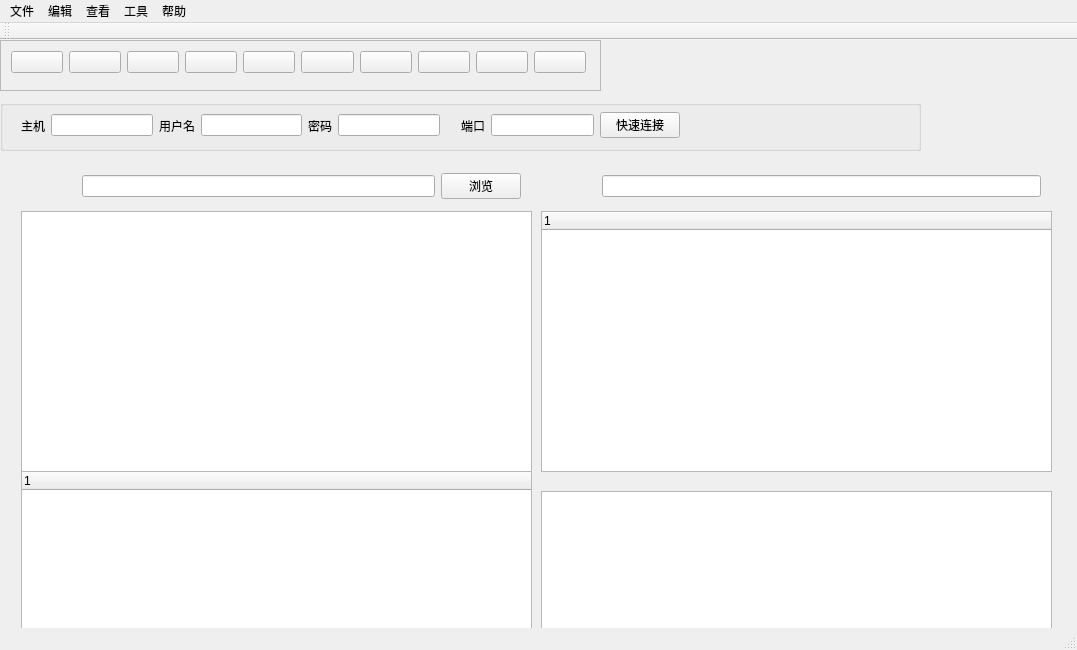
<?xml version="1.0" encoding="UTF-8"?>
<ui version="4.0">
 <class>MainWindow</class>
 <widget class="QMainWindow" name="MainWindow">
  <property name="windowModality">
   <enum>Qt::WindowModal</enum>
  </property>
  <property name="geometry">
   <rect>
    <x>0</x>
    <y>0</y>
    <width>1077</width>
    <height>650</height>
   </rect>
  </property>
  <property name="windowTitle">
   <string>MainWindow</string>
  </property>
  <property name="layoutDirection">
   <enum>Qt::LeftToRight</enum>
  </property>
  <widget class="QWidget" name="centralWidget">
   <property name="layoutDirection">
    <enum>Qt::LeftToRight</enum>
   </property>
   <widget class="QFrame" name="frame">
    <property name="geometry">
     <rect>
      <x>0</x>
      <y>0</y>
      <width>601</width>
      <height>51</height>
     </rect>
    </property>
    <property name="frameShape">
     <enum>QFrame::StyledPanel</enum>
    </property>
    <property name="frameShadow">
     <enum>QFrame::Raised</enum>
    </property>
    <widget class="QWidget" name="horizontalLayoutWidget">
     <property name="geometry">
      <rect>
       <x>0</x>
       <y>0</y>
       <width>597</width>
       <height>44</height>
      </rect>
     </property>
     <layout class="QHBoxLayout" name="horizontalLayout">
      <item>
       <widget class="QPushButton" name="mSiteManager">
        <property name="toolTip">
         <string>站点管理</string>
        </property>
        <property name="statusTip">
         <string>站点管理</string>
        </property>
        <property name="layoutDirection">
         <enum>Qt::LeftToRight</enum>
        </property>
        <property name="autoFillBackground">
         <bool>false</bool>
        </property>
        <property name="text">
         <string/>
        </property>
        <property name="icon">
         <iconset resource="ftp.qrc">
          <normaloff>:/images/star.png</normaloff>:/images/star.png</iconset>
        </property>
        <property name="iconSize">
         <size>
          <width>32</width>
          <height>32</height>
         </size>
        </property>
       </widget>
      </item>
      <item>
       <widget class="QPushButton" name="mDisconnect">
        <property name="statusTip">
         <string>断开连接</string>
        </property>
        <property name="text">
         <string/>
        </property>
        <property name="icon">
         <iconset resource="ftp.qrc">
          <normaloff>:/images/button-cross.png</normaloff>:/images/button-cross.png</iconset>
        </property>
        <property name="iconSize">
         <size>
          <width>32</width>
          <height>32</height>
         </size>
        </property>
       </widget>
      </item>
      <item>
       <widget class="QPushButton" name="mReconnect">
        <property name="statusTip">
         <string>重新连接 </string>
        </property>
        <property name="text">
         <string/>
        </property>
        <property name="icon">
         <iconset resource="ftp.qrc">
          <normaloff>:/images/button-shuffle.png</normaloff>:/images/button-shuffle.png</iconset>
        </property>
        <property name="iconSize">
         <size>
          <width>32</width>
          <height>32</height>
         </size>
        </property>
       </widget>
      </item>
      <item>
       <widget class="QPushButton" name="mDownload">
        <property name="statusTip">
         <string>下载文件</string>
        </property>
        <property name="text">
         <string/>
        </property>
        <property name="icon">
         <iconset resource="ftp.qrc">
          <normaloff>:/images/inbox.png</normaloff>:/images/inbox.png</iconset>
        </property>
        <property name="iconSize">
         <size>
          <width>32</width>
          <height>32</height>
         </size>
        </property>
       </widget>
      </item>
      <item>
       <widget class="QPushButton" name="mUpload">
        <property name="statusTip">
         <string>上传文件</string>
        </property>
        <property name="text">
         <string/>
        </property>
        <property name="icon">
         <iconset resource="ftp.qrc">
          <normaloff>:/images/outbox.png</normaloff>:/images/outbox.png</iconset>
        </property>
        <property name="iconSize">
         <size>
          <width>32</width>
          <height>32</height>
         </size>
        </property>
       </widget>
      </item>
      <item>
       <widget class="QPushButton" name="mstart">
        <property name="statusTip">
         <string>开始下载</string>
        </property>
        <property name="text">
         <string/>
        </property>
        <property name="icon">
         <iconset resource="ftp.qrc">
          <normaloff>:/images/button-play.png</normaloff>:/images/button-play.png</iconset>
        </property>
        <property name="iconSize">
         <size>
          <width>32</width>
          <height>32</height>
         </size>
        </property>
       </widget>
      </item>
      <item>
       <widget class="QPushButton" name="mPause">
        <property name="statusTip">
         <string>暂停下载</string>
        </property>
        <property name="text">
         <string/>
        </property>
        <property name="icon">
         <iconset resource="ftp.qrc">
          <normaloff>:/images/button-pause.png</normaloff>:/images/button-pause.png</iconset>
        </property>
        <property name="iconSize">
         <size>
          <width>32</width>
          <height>32</height>
         </size>
        </property>
       </widget>
      </item>
      <item>
       <widget class="QPushButton" name="mRefresh">
        <property name="statusTip">
         <string>刷新界面</string>
        </property>
        <property name="text">
         <string/>
        </property>
        <property name="icon">
         <iconset resource="ftp.qrc">
          <normaloff>:/images/button-synchronize.png</normaloff>:/images/button-synchronize.png</iconset>
        </property>
        <property name="iconSize">
         <size>
          <width>32</width>
          <height>32</height>
         </size>
        </property>
       </widget>
      </item>
      <item>
       <widget class="QPushButton" name="mSetting">
        <property name="statusTip">
         <string>软件设置</string>
        </property>
        <property name="text">
         <string/>
        </property>
        <property name="icon">
         <iconset resource="ftp.qrc">
          <normaloff>:/images/gear.png</normaloff>:/images/gear.png</iconset>
        </property>
        <property name="iconSize">
         <size>
          <width>32</width>
          <height>32</height>
         </size>
        </property>
       </widget>
      </item>
      <item>
       <widget class="QPushButton" name="mAbout">
        <property name="statusTip">
         <string>关于我们</string>
        </property>
        <property name="text">
         <string/>
        </property>
        <property name="icon">
         <iconset resource="ftp.qrc">
          <normaloff>:/images/question.png</normaloff>:/images/question.png</iconset>
        </property>
        <property name="iconSize">
         <size>
          <width>32</width>
          <height>32</height>
         </size>
        </property>
       </widget>
      </item>
     </layout>
    </widget>
   </widget>
   <widget class="QGroupBox" name="mGroupBox">
    <property name="geometry">
     <rect>
      <x>0</x>
      <y>60</y>
      <width>921</width>
      <height>51</height>
     </rect>
    </property>
    <property name="title">
     <string/>
    </property>
    <widget class="QWidget" name="horizontalLayoutWidget_4">
     <property name="geometry">
      <rect>
       <x>10</x>
       <y>0</y>
       <width>441</width>
       <height>51</height>
      </rect>
     </property>
     <layout class="QHBoxLayout" name="horizontalLayout_7">
      <property name="spacing">
       <number>3</number>
      </property>
      <item>
       <layout class="QHBoxLayout" name="horizontalLayout_4">
        <property name="sizeConstraint">
         <enum>QLayout::SetFixedSize</enum>
        </property>
        <item>
         <layout class="QHBoxLayout" name="horizontalLayout_2">
          <property name="sizeConstraint">
           <enum>QLayout::SetFixedSize</enum>
          </property>
          <item>
           <widget class="QLabel" name="label_2">
            <property name="text">
             <string>主机</string>
            </property>
           </widget>
          </item>
          <item>
           <widget class="QLineEdit" name="mHost"/>
          </item>
         </layout>
        </item>
        <item>
         <widget class="QLabel" name="label_3">
          <property name="text">
           <string>用户名</string>
          </property>
         </widget>
        </item>
        <item>
         <widget class="QLineEdit" name="mUser">
          <property name="echoMode">
           <enum>QLineEdit::Password</enum>
          </property>
         </widget>
        </item>
        <item>
         <layout class="QHBoxLayout" name="horizontalLayout_9">
          <item>
           <widget class="QLabel" name="label">
            <property name="text">
             <string>密码</string>
            </property>
           </widget>
          </item>
          <item>
           <widget class="QLineEdit" name="mPassword"/>
          </item>
         </layout>
        </item>
       </layout>
      </item>
     </layout>
    </widget>
    <widget class="QWidget" name="horizontalLayoutWidget_7">
     <property name="geometry">
      <rect>
       <x>450</x>
       <y>0</y>
       <width>241</width>
       <height>51</height>
      </rect>
     </property>
     <layout class="QHBoxLayout" name="horizontalLayout_10">
      <item>
       <widget class="QLabel" name="label_4">
        <property name="text">
         <string>端口</string>
        </property>
       </widget>
      </item>
      <item>
       <widget class="QLineEdit" name="mPort"/>
      </item>
      <item>
       <widget class="QPushButton" name="mQuickConnection">
        <property name="text">
         <string>快速连接</string>
        </property>
       </widget>
      </item>
     </layout>
    </widget>
   </widget>
   <widget class="QWidget" name="horizontalLayoutWidget_5">
    <property name="geometry">
     <rect>
      <x>10</x>
      <y>110</y>
      <width>1091</width>
      <height>501</height>
     </rect>
    </property>
    <layout class="QHBoxLayout" name="horizontalLayout_3">
     <item>
      <widget class="QWidget" name="widget_2" native="true">
       <widget class="QWidget" name="horizontalLayoutWidget_2">
        <property name="geometry">
         <rect>
          <x>50</x>
          <y>0</y>
          <width>461</width>
          <height>51</height>
         </rect>
        </property>
        <layout class="QHBoxLayout" name="horizontalLayout_6">
         <item>
          <widget class="QLineEdit" name="mDir"/>
         </item>
         <item>
          <widget class="QPushButton" name="mBrowse">
           <property name="text">
            <string>浏览</string>
           </property>
          </widget>
         </item>
        </layout>
       </widget>
       <widget class="QWidget" name="widget_3" native="true">
        <property name="geometry">
         <rect>
          <x>520</x>
          <y>0</y>
          <width>511</width>
          <height>311</height>
         </rect>
        </property>
        <widget class="QWidget" name="horizontalLayoutWidget_8">
         <property name="geometry">
          <rect>
           <x>50</x>
           <y>0</y>
           <width>461</width>
           <height>51</height>
          </rect>
         </property>
         <layout class="QHBoxLayout" name="horizontalLayout_11">
          <item>
           <widget class="QLineEdit" name="mWebDir"/>
          </item>
         </layout>
        </widget>
        <widget class="QTreeWidget" name="mWebFileList">
         <property name="geometry">
          <rect>
           <x>0</x>
           <y>50</y>
           <width>511</width>
           <height>261</height>
          </rect>
         </property>
         <column>
          <property name="text">
           <string notr="true">1</string>
          </property>
         </column>
        </widget>
        <widget class="QLabel" name="label_7">
         <property name="geometry">
          <rect>
           <x>-10</x>
           <y>0</y>
           <width>61</width>
           <height>51</height>
          </rect>
         </property>
         <property name="text">
          <string/>
         </property>
         <property name="pixmap">
          <pixmap resource="ftp.qrc">:/images/web.png</pixmap>
         </property>
        </widget>
       </widget>
       <widget class="QTreeWidget" name="mDetailed">
        <property name="geometry">
         <rect>
          <x>0</x>
          <y>310</y>
          <width>511</width>
          <height>191</height>
         </rect>
        </property>
        <column>
         <property name="text">
          <string notr="true">1</string>
         </property>
        </column>
       </widget>
       <widget class="QTextEdit" name="mLog">
        <property name="geometry">
         <rect>
          <x>520</x>
          <y>330</y>
          <width>511</width>
          <height>171</height>
         </rect>
        </property>
       </widget>
       <widget class="QTreeView" name="mLocalFileList">
        <property name="geometry">
         <rect>
          <x>0</x>
          <y>50</y>
          <width>511</width>
          <height>261</height>
         </rect>
        </property>
       </widget>
       <widget class="QLabel" name="label_5">
        <property name="geometry">
         <rect>
          <x>-10</x>
          <y>-10</y>
          <width>61</width>
          <height>61</height>
         </rect>
        </property>
        <property name="baseSize">
         <size>
          <width>32</width>
          <height>32</height>
         </size>
        </property>
        <property name="text">
         <string/>
        </property>
        <property name="pixmap">
         <pixmap resource="ftp.qrc">:/images/folder.png</pixmap>
        </property>
       </widget>
      </widget>
     </item>
    </layout>
   </widget>
  </widget>
  <widget class="QToolBar" name="mainToolBar">
   <attribute name="toolBarArea">
    <enum>TopToolBarArea</enum>
   </attribute>
   <attribute name="toolBarBreak">
    <bool>false</bool>
   </attribute>
  </widget>
  <widget class="QStatusBar" name="statusBar"/>
  <widget class="QMenuBar" name="menuBar">
   <property name="geometry">
    <rect>
     <x>0</x>
     <y>0</y>
     <width>1077</width>
     <height>25</height>
    </rect>
   </property>
   <widget class="QMenu" name="fileMenu">
    <property name="title">
     <string>文件</string>
    </property>
    <addaction name="actionOpen"/>
   </widget>
   <widget class="QMenu" name="menu_edit">
    <property name="title">
     <string>编辑</string>
    </property>
   </widget>
   <widget class="QMenu" name="menu_lock">
    <property name="title">
     <string>查看</string>
    </property>
   </widget>
   <widget class="QMenu" name="menu_tool">
    <property name="title">
     <string>工具</string>
    </property>
   </widget>
   <widget class="QMenu" name="menu_help">
    <property name="title">
     <string>帮助</string>
    </property>
   </widget>
   <addaction name="fileMenu"/>
   <addaction name="menu_edit"/>
   <addaction name="menu_lock"/>
   <addaction name="menu_tool"/>
   <addaction name="menu_help"/>
  </widget>
  <action name="actionOpen">
   <property name="checkable">
    <bool>false</bool>
   </property>
   <property name="checked">
    <bool>false</bool>
   </property>
   <property name="text">
    <string>打开</string>
   </property>
   <property name="statusTip">
    <string>Create a new file</string>
   </property>
  </action>
 </widget>
 <layoutdefault spacing="6" margin="11"/>
 <resources>
  <include location="ftp.qrc"/>
 </resources>
 <connections/>
</ui>
